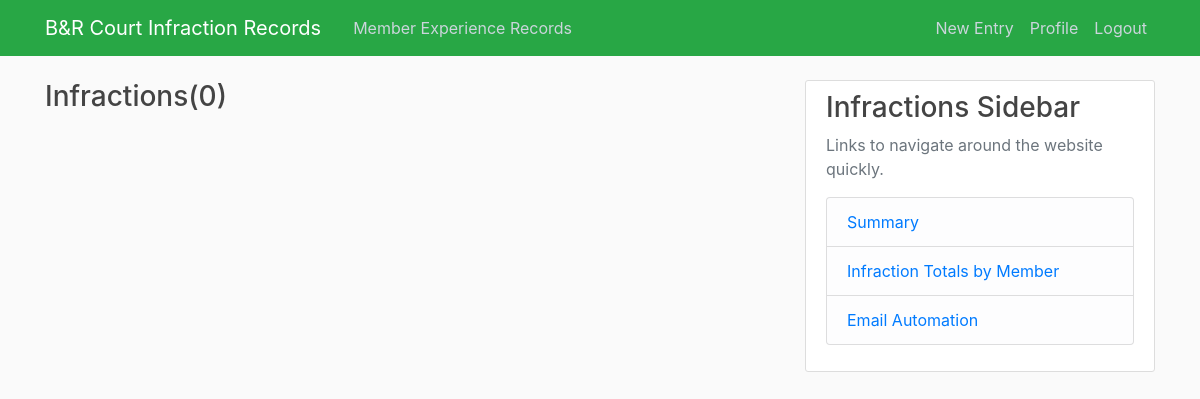
The page /courtinfractions/summary/name/3893 (signed in) on the database as committed earlier.
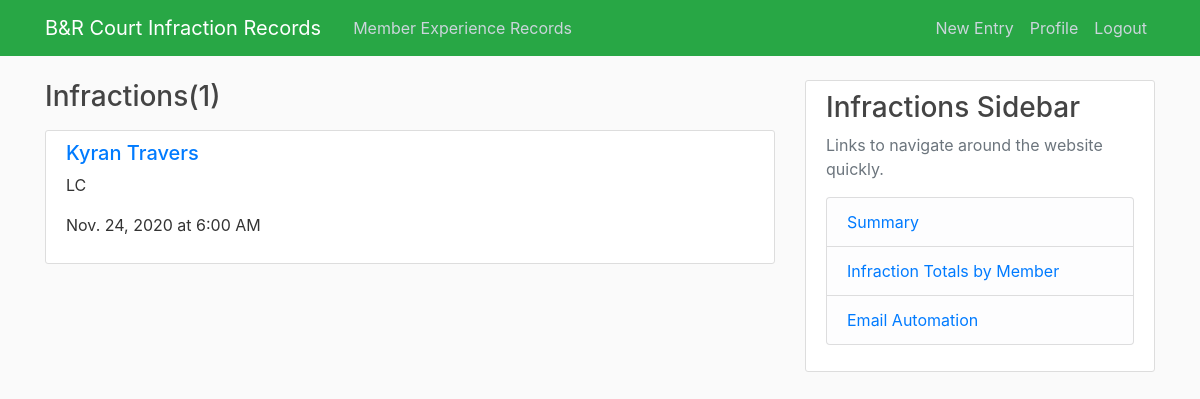
The same page on the database as committed later.
### courtinfractions/models.py (models this page shows, shortened)
class courtInf(models.Model):
    codeInf = [
        ('LC1', 'Late Cancel'),
        ('NS1', 'No Show'),
        ('SD1', 'Singles to Doubles'),
        ('GN1', 'Guest Name'),
        ('OTH', 'Other (Please specify in notes)'),
    ]
    codeTime = [
        ('5:40 AM', '5:40 AM'),
        ('6:00 AM', '6:00 AM'),
        ('6:20 AM', '6:20 AM'),
        ('7:00 AM', '7:00 AM'),
        ('7:40 AM', '7:40 AM'),
        ('8:00 AM', '8:00 AM'),
        ('8:20 AM', '8:20 AM'),
        ('9:00 AM', '9:00 AM'),
        ('9:40 AM', '9:40 AM'),
        ('10:00 AM', '10:00 AM'),
        ('10:20 AM', '10:20 AM'),
        ('11:00 AM', '11:00 AM'),
        ('11:40 AM', '11:40 AM'),
        ('12:00 PM', '12:00 PM'),
        ('12:15 PM', '12:15 PM'),
        ('12:20 PM', '12:20 PM'),
        ('1:00 PM', '1:00 PM'),
        ('1:15 PM', '1:15 PM'),
        ('1:40 PM', '1:40 PM'),
        ('2:00 PM', '2:00 PM'),
        ('2:15 PM', '2:15 PM'),
        ('2:20 PM', '2:20 PM'),
        ('3:00 PM', '3:00 PM'),
        ('3:30 PM', '3:30 PM'),
        ('3:40 PM', '3:40 PM'),
        ('4:00 PM', '4:00 PM'),
        ('4:20 PM', '4:20 PM'),
        ('4:30 PM', '4:30 PM'),
        ('5:00 PM', '5:00 PM'),
        ('5:30 PM', '5:30 PM'),
        ('5:40 PM', '5:40 PM'),
        ('6:00 PM', '6:00 PM'),
        ('6:20 PM', '6:20 PM'),
        ('6:30 PM', '6:30 PM'),
        ('7:00 PM', '7:00 PM'),
        ('7:30 PM', '7:30 PM'),
        ('7:40 PM', '7:40 PM'),
        ('8:00 PM', '8:00 PM'),
        ('8:20 PM', '8:20 PM'),
        ('8:30 PM', '8:30 PM'),
        ('9:00 PM', '9:00 PM'),
        ('9:30 PM', '9:30 PM'),
        ('9:40 PM', '9:40 PM'),
    ]
    name = models.ForeignKey(contactInfo, on_delete=models.PROTECT)
    sport = models.CharField(max_length=2, choices=[
        ('TN', 'Tennis'), ('SQ', 'Squash'), ('BM', 'Badminton'),
        ('PB', 'Pickleball'), ('PT', 'Platform Tennis')
    ])
    infraction = models.CharField(max_length=3, choices=codeInf)
    date = models.DateField(default=timezone.now)
    courtTime = models.CharField(max_length=8, choices=codeTime)
    notes = models.TextField(blank=True)
    date_created = models.DateTimeField(default=timezone.now)
    author = models.ForeignKey(User, on_delete=models.PROTECT)

class contactInfo(models.Model):
    memberName = models.CharField(max_length=200)
    email = models.CharField(max_length=254)
    def __str__(self):
        return self.memberName

### courtinfractions/views.py (the view)
# urls.py: path('summary/name/<str:name_id>', CIMemberListView.as_view(), name='CI-member'),
class CIMemberListView(LoginRequiredMixin, ListView):
    model = courtInf
    template_name = 'courtinfractions/member_records.html'
    context_object_name = 'records'
    paginate_by = 5
    def get_queryset(self):
        return courtInf.objects.filter(name_id=self.kwargs.get('name_id')).order_by('-date_created')

### courtinfractions/templates/courtinfractions/member_records.html (shortened to what this page needs)
{% extends 'courtinfractions/base.html' %}
{% block content %}
<h3 class="mb-3">Infractions({{ page_obj.paginator.count }})</h3>
{% for record in records %}
<article class="media content-section">
    <div class="media-body">
        <h5><a class="article-content" href="{% url 'CI-record' record.id %}">{{ record.name }}</a></h5>
        <p>{{ record.infraction.0 }}{{ record.infraction.1 }}</p>
        <p class="article-content">{{ record.date }} at {{ record.courtTime }}</p>
    </div>
</article>
{% endfor %}
{% endblock content %}

Rows that differ between the two databases and show on the page:
added courtInf: name "Kyran Travers", infraction.0 "L", infraction.1 "C", date "Nov. 24, 2020", courtTime "6:00 AM"
Other text that changed with them:
{{ page_obj.paginator.count }}: "0" → "1"
